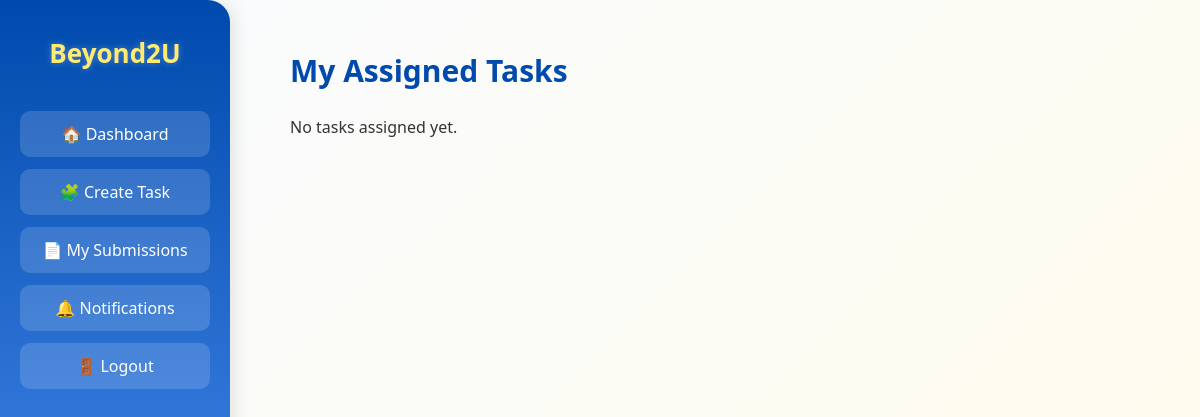
Page /beyond2u/dashboard/systemengineer/create_task/ (signed in) on the earlier database version.
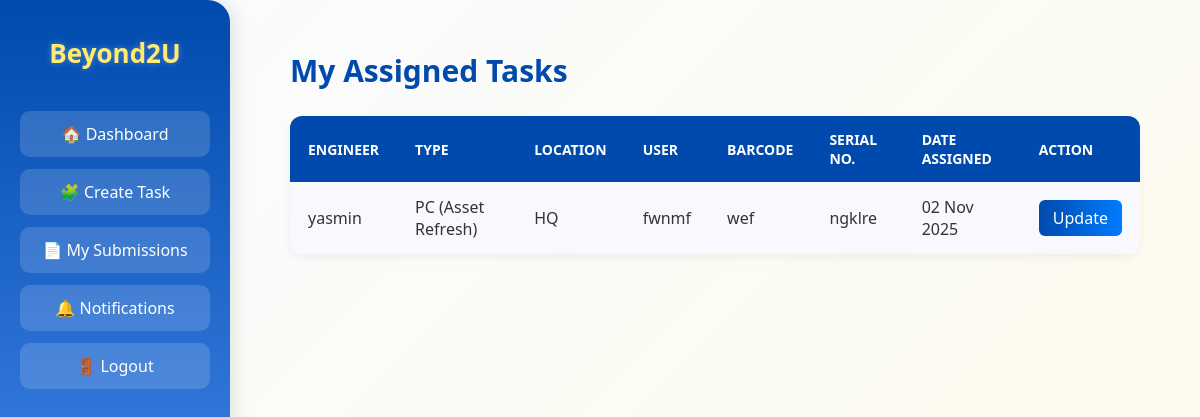
Same page on the later database version.
### inventorySystem/models.py (models this page shows, shortened)
class AssignedTask(models.Model):
    engineer = models.ForeignKey(Engineer, on_delete=models.CASCADE)
    barcode = models.CharField(max_length=100)
    serial_number = models.CharField(max_length=100)
    username = models.CharField(max_length=100)
    phone_number = models.CharField(max_length=20)
    lan_id = models.CharField(max_length=50)
    location = models.CharField(max_length=100)
    replacement_type = models.CharField(
        max_length=50,
        choices=[
            ('PC (Asset Refresh)', 'PC (Asset Refresh)'),
            ('Laptop (Tech Refresh)', 'Laptop (Tech Refresh)'),
            ('RAM (Parts Upgrade)', 'RAM (Parts Upgrade)')
        ],
    )
    assigned_date = models.DateTimeField(default=timezone.now)

class User(AbstractUser):
    ROLE_CHOICES = [
        ('TeamLead', 'Team Lead'),
        ('SystemEngineer', 'System Engineer'),
    ]
    role = models.CharField(max_length=20, choices=ROLE_CHOICES, default='SystemEngineer')

### inventorySystem/views.py (the view, shortened to what this page needs)
# urls.py: path('dashboard/systemengineer/create_task/', views.create_task, name='create_task'),
@login_required
def create_task(request):
    user = request.user
    if user.role == 'TeamLead':
        engineers = User.objects.filter(role='SystemEngineer')
        if request.method == "POST":
            engineer_id = request.POST.get('engineer_id')
            engineer = User.objects.get(id=engineer_id)
            replacement_type = request.POST.get('replacement_type')
            location = request.POST.get('location')
            user_name = request.POST.get('user_name')
            barcode = request.POST.get('barcode')
            serial_number = request.POST.get('serial_number')
            AssignedTask.objects.create(
                engineer=engineer,
                replacement_type=replacement_type,
                location=location,
                username=user_name,
                barcode=barcode,
                serial_number=serial_number
            )
            Notification.objects.create(
                user=engineer,
                message=f"You have been assigned a new task: {replacement_type} at {location}."
            )
            return redirect('create_task')
        return render(request, 'create_task.html', {'engineers': engineers, 'is_teamlead': True})
    elif user.role == 'SystemEngineer':
        selected_task = None
        task_id = request.GET.get('task_id')
        if task_id:
            selected_task = AssignedTask.objects.get(id=task_id, engineer=user)
        assigned_tasks = AssignedTask.objects.filter(engineer=user)
        return render(request, 'create_task.html', {
            'assigned_tasks': assigned_tasks,
            'selected_task': selected_task,
            'is_teamlead': False
        })
    else:
        return redirect('dashboard')

### inventorySystem/templates/create_task.html (shortened to what this page needs)
<!DOCTYPE html>
<html lang="en">
<head>
</head>
<body>
  <div class="sidebar">
    <h2>Beyond2U</h2>
    <a href="{% url 'systemengineer_dashboard' %}">🏠 Dashboard</a>
    <a href="{% url 'create_task' %}">🧩 Create Task</a>
    <a href="{% url 'my_submissions' %}">📄 My Submissions</a>
    <a href="{% url 'notifications' %}">🔔 Notifications</a>
    <a href="{% url 'logout' %}">🚪 Logout</a>
  </div>
  <div class="content">
    {% if is_teamlead %}
      <h1>Assign Task to Engineers</h1>
      <form method="POST">
        {% csrf_token %}
        <label>Select Engineer:</label>
        <select name="engineer_id" required>
          {% for e in engineers %}
            <option value="{{ e.id }}">{{ e.username }}</option>
          {% endfor %}
        </select>
    <label>Task Type:</label>
    <input type="text" name="replacement_type" placeholder="e.g., Tech Refresh">
    <label>Location:</label>
    <input type="text" name="location" placeholder="Enter task location">
    <label>User Name:</label>
    <input type="text" name="user_name" placeholder="Enter user name">
    <label>Barcode:</label>
    <input type="text" name="barcode" placeholder="Enter barcode">
    <label>Serial Number:</label>
    <input type="text" name="serial_number" placeholder="Enter serial number">
    <button type="submit">Assign Task</button>
  </form>
{% else %}
  <h1>My Assigned Tasks</h1>
  {% if assigned_tasks %}
    <table>
      <tr>
        <th>Engineer</th>
        <th>Type</th>
        <th>Location</th>
        <th>User</th>
        <th>Barcode</th>
        <th>Serial No.</th>
        <th>Date Assigned</th>
        <th>Action</th>
      </tr>
      {% for task in assigned_tasks %}
      <tr>
        <td>{{ task.engineer.username }}</td>
        <td>{{ task.replacement_type }}</td>
        <td>{{ task.location }}</td>
        <td>{{ task.username }}</td>
        <td>{{ task.barcode }}</td>
        <td>{{ task.serial_number }}</td>
        <td>{{ task.assigned_date|date:"d M Y" }}</td>
        <td><a href="?task_id={{ task.id }}" class="btn btn-update">Update</a></td>
      </tr>
      {% endfor %}
    </table>
  {% else %}
    <p>No tasks assigned yet.</p>
  {% endif %}
{% endif %}
  </div>
</body>
</html>

Differences in the rows shown:
added AssignedTask: engineer.username "yasmin", replacement_type "PC (Asset Refresh)", location "HQ", username "fwnmf", barcode "wef", serial_number "ngklre", assigned_date "02 Nov 2025"
Other differences:
text no longer shown: "No tasks assigned yet."
text now shown: "ENGINEER TYPE LOCATION USER BARCODE SERIAL NO. DATE ASSIGNED ACTION"
